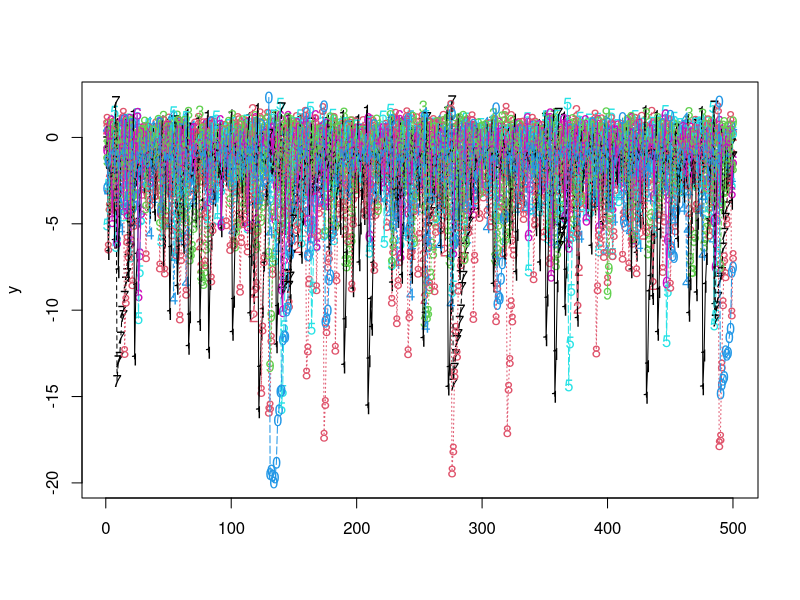
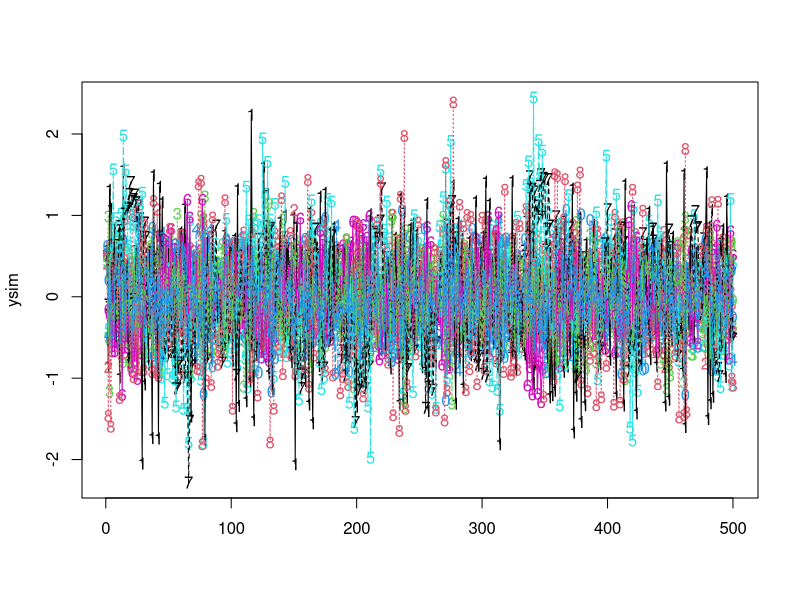
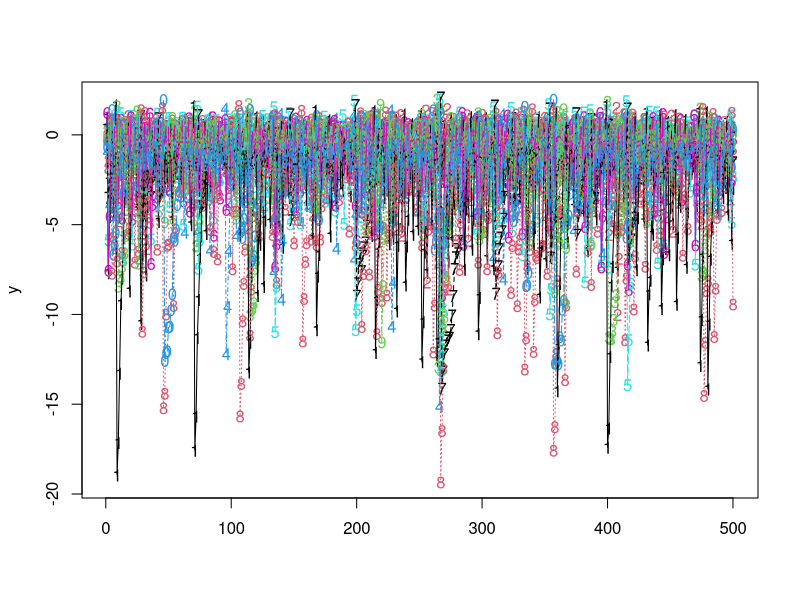
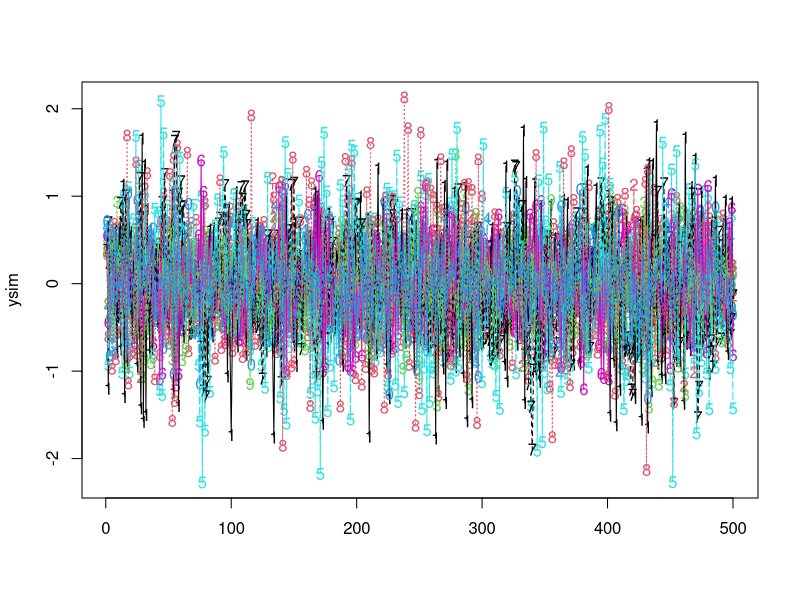
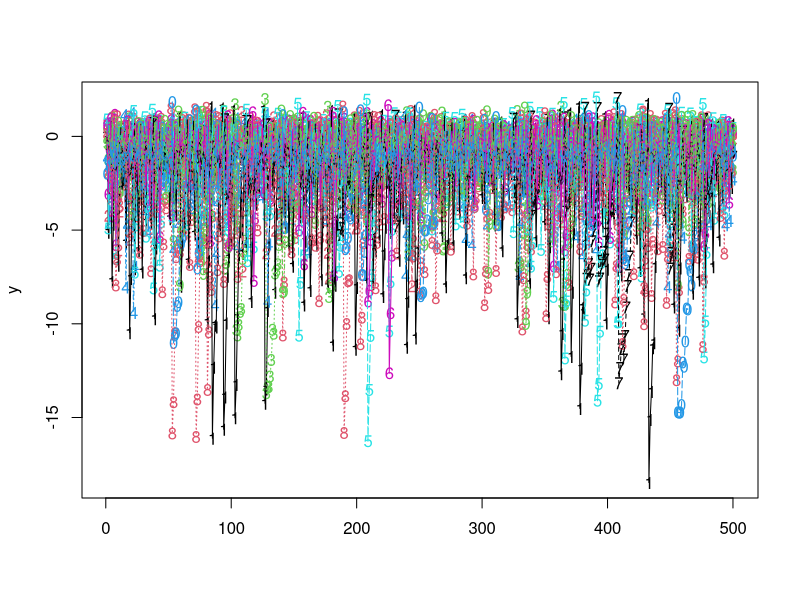
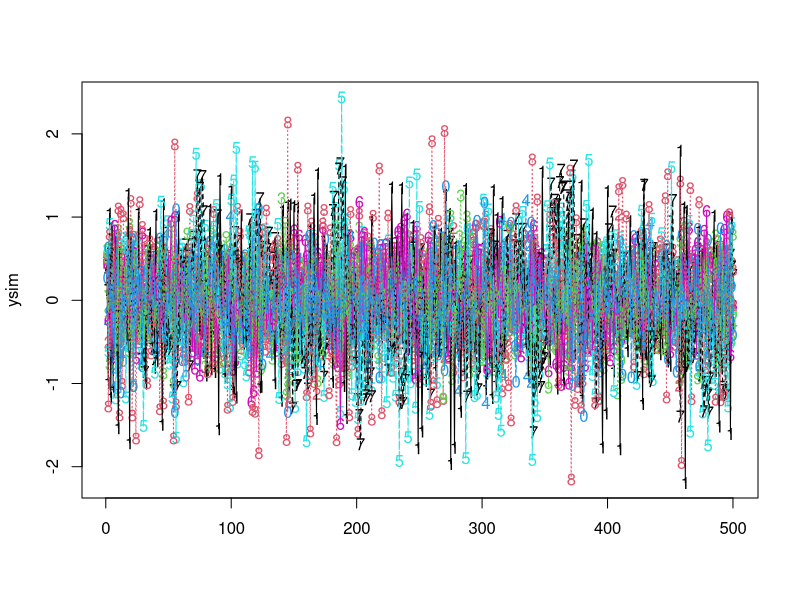
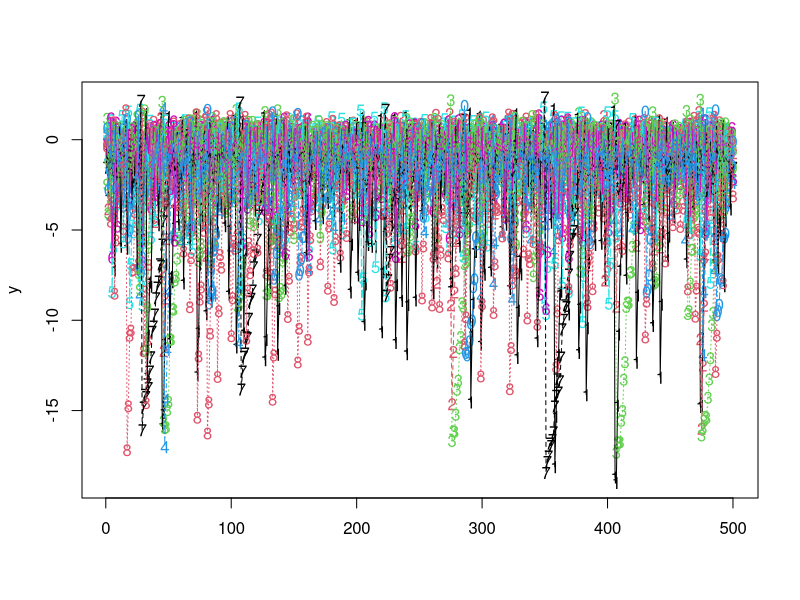
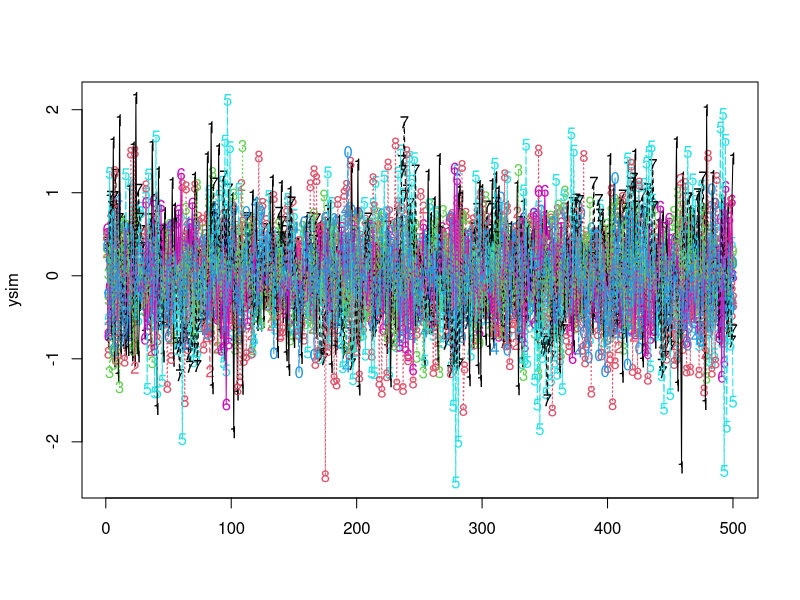

The R source for these figures, in order: (Note: this script raises an error after producing the figures.)
####################################################################################
### FB 12/06/2018 -- Generating replicated datasets for 10 species #################
### Both Lotka-Volterra discrete-time (Ricker) competition and VAR(1) (Gompertz) ###
####################################################################################

rm(list = ls())
set.seed(5)

##options(scipen=-500)

### Mainly competition dataset

### Same exact network structure used 
interaction_matrix = rbind(c(1,1,1,0,0,0,0,0,0,0),
                           c(1,1,1,0,0,0,0,0,0,0),
                           c(1,1,1,0,0,0,0,0,0,0),
                           c(1,1,1,1,0,0,0,0,0,0),
                           c(0,0,0,1,1,1,1,0,0,0),
                           c(0,0,0,0,1,1,1,0,0,0),
                           c(0,0,0,0,1,1,1,0,0,0),
                           c(0,0,0,0,0,0,0,1,1,1),
                           c(0,0,0,0,0,0,0,1,1,1),
                           c(0,0,0,0,0,0,0,1,1,1))
nspecies=nrow(interaction_matrix)

### We use a reference parameter set
r = c(4,3.1,0.12,3,3,3.1,0.8,4,3.1,0.12)
alpha = rbind (c(-4,-2,-0.4,0,0,0,0,0,0,0),
               c(-0.31,-3.1,-0.93,0,0,0,0,0,0,0),
               c(0.636,0.636,-2.12,0,0,0,0,0,0,0),
               c(-0.111,-0.111,0.131,-3.8,0,0,0,0,0,0),
               c(0,0,0,0.5,-2,-2,-0.4,0,0,0),
               c(0,0,0,0,-0.31,-3.1,-0.93,0,0,0),
               c(0,0,0,0,0.636,-0.636,-2.12,0,0,0), #instead +0.636,4.12 for deterministic model
               c(0,0,0,0,0,0,0,-4,-2,-0.4),
               c(0,0,0,0,0,0,0,-0.31,-3.1,-0.93),
               c(0,0,0,0,0,0,0,0.636,0.636,-2.12)
)
### Check correspondance 
((abs(alpha)>0)==interaction_matrix)

### Equilibrium, mean values - some algebra
N_star<-solve(alpha) %*% (-r) ### check the equilibrium is feasible
N_star # good -- should always be stable in theory
N_star_mat = matrix(rep(as.vector(N_star),nspecies),nspecies,nspecies,byrow=T)
Jacobian = diag(nspecies) + alpha*N_star_mat

spectral_radius = max(abs(eigen(Jacobian)$values)) 
spectral_radius # f*** unstable
# add just a tad more stability
B = Jacobian 
diag(B) = diag(B)/3 + 0.2
B ## More reasonable diagonal values!!
spectral_radius = max(abs(eigen(B)$values)) 
spectral_radius # now barely stable, perfect

### High-level parameters
tmax=500 ## Number of time units. 500 timesteps total for the simulation, and we select the 300 last time steps for model fitting
index_time=1:tmax
# How many repeats? 
nrepeats=25

niter=1 ### initializing repeats
while (niter<nrepeats+1)
{
  
print(paste("site/repeat =",niter))
# Nonlinear LV discrete-time (Ricker) competition
feasible = FALSE #initializing
### use feasability (strictly positive interior fixed point) with min threshold for abundances?? 
while(feasible == FALSE){
  print("Try out new initial conditions LV")
  
  #simulate the model
  sigma=0.3 # Sigma^2= 0.1
  Y=matrix(1,nrow=tmax,ncol=nspecies)
  
  ### Deterministic dynamics ------------------------------------------------------------------------------------------------### 
  #for (i in 1:nspecies){
  #  Y[1,i]=abs(rnorm(1,1,1))} #### Initial condition - most changing part across repeats
  #for (t in 1:(tmax-1)){
  #Y[t+1,] = Y[t,]*exp(r+alpha %*% Y[t,]) # Ricker dynamics // Note FB: Beverton-Holt would be another option, more stable
  #}
  ### Deterministic dynamics ------------------------------------------------------------------------------------------------### 
  epsilon<-matrix(0, nrow=tmax-1,ncol=nspecies,byrow=TRUE) # Noise on growth rates
  
  for (i in 1:nspecies){
    Y[1,i]=abs(rnorm(1,1,1))} #### Initial condition - most changing part across repeats
  for (t in 1:(tmax-1)){
    epsilon[t,]<-rnorm(nspecies,mean = 0, sd = sigma) # Residual noise on log-population growth rates
    Y[t+1,] = Y[t,]*exp(r+alpha %*% Y[t,] + epsilon[t,]) # Ricker dynamics
  }
  y=log(Y)
  #y=y-mean(y)
  feasible = (min(y)>(-20))&(!is.nan(min(y)))
  if (feasible==TRUE){print("Found LV TS")}
}#found one right parameter set 

matplot(y)
matlines(y)

# save data 
DataTemp_wTime_abs_LV = data.frame(niter*rep(1,tmax),index_time,y)
DataTemp_wTime_abs_LV  = format(DataTemp_wTime_abs_LV,digits=3,scientific=T)

### Write this in total dataframes
if (niter==1){ 	# Create data structures
  Data_wTime_abs_LV=DataTemp_wTime_abs_LV
} else {
  Data_wTime_abs_LV=rbind(Data_wTime_abs_LV,DataTemp_wTime_abs_LV)}

# M/VAR(1) (Gompertz) competition model
feasible = FALSE #initializing
  while(feasible == FALSE){ 
    print("Try out new initial conditions VAR")
    
    #simulate the model  
    ysim=matrix(0,nrow = tmax,ncol=nspecies)
    ysim[1,] = rnorm(nspecies,0.5,0.1)
    for (time_index in 1:(tmax-1)){
      ysim[time_index+1,] = B %*% ysim[time_index,] + rnorm(nspecies,0,sigma)
    }
    matplot(ysim)
    matlines(ysim) #check
    feasible = (min(ysim)>(-25)) ### add smthg for NAN
    if (feasible==TRUE){print("Found VAR TS")}
    
  }

# save data to file
DataTemp_wTime_abs_VAR = data.frame(niter*rep(1,tmax),index_time,ysim)
DataTemp_wTime_abs_VAR  = format(DataTemp_wTime_abs_VAR,digits=3,scientific=T)
### Write this in total dataframes
if (niter==1){ 	# Create data structures
  Data_wTime_abs_VAR=DataTemp_wTime_abs_VAR
} else {
  Data_wTime_abs_VAR=rbind(Data_wTime_abs_VAR,DataTemp_wTime_abs_VAR)}

### Increment iteration counter
niter=niter+1
}

### --------------------- Write data to file ------------------------- ### 
#Data_wTime_abs_LV = format(Data_wTime_abs_LV,digits=6)
#Data_wTime_abs_VAR = format(Data_wTime_abs_VAR,digits=6)
names(Data_wTime_abs_LV)=c("Site","Time_index","Species1","Species2","Species3","Species4","Species5","Species6","Species7","Species8","Species9","Species10")
names(Data_wTime_abs_VAR)=c("Site","Time_index","Species1","Species2","Species3","Species4","Species5","Species6","Species7","Species8","Species9","Species10")
write.csv(Data_wTime_abs_LV,file="../data/ref_param_set/Data_wTime_abs_LV.csv")
write.csv(Data_wTime_abs_VAR,file="../data/ref_param_set/Data_wTime_abs_VAR.csv")
